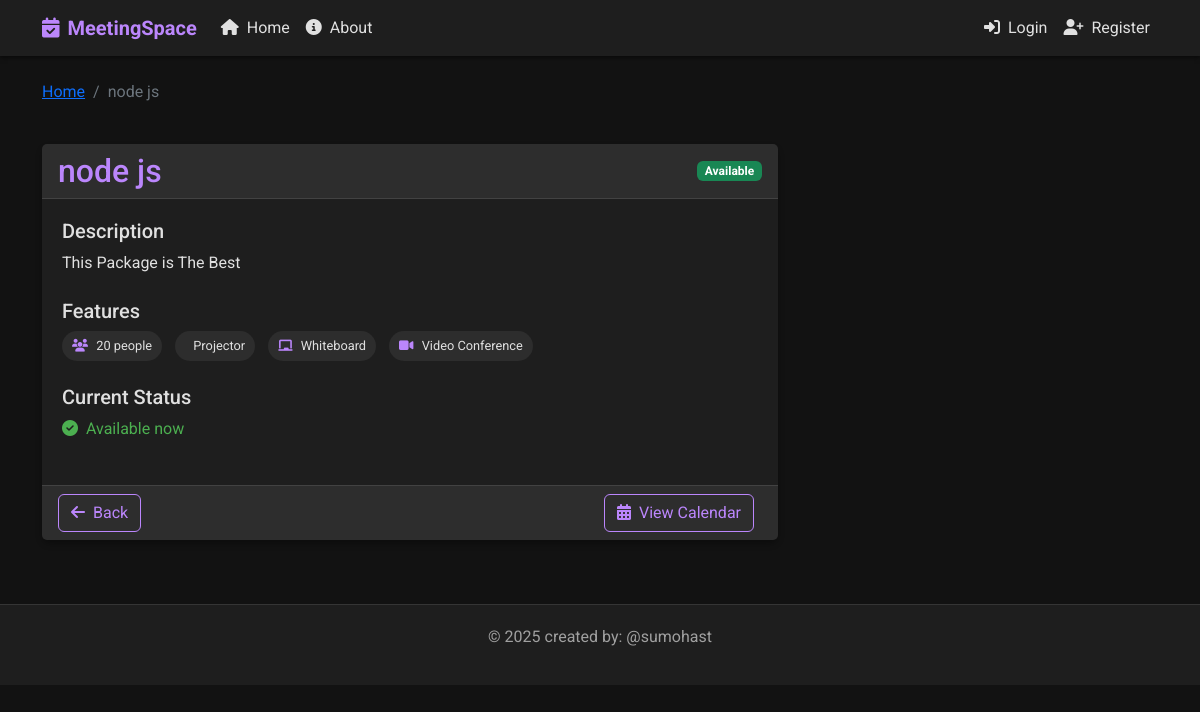
Page /room/6/ on the committed database.
### base/models.py (models this page shows, shortened)
class Room(models.Model):
    name = models.CharField(max_length=100)
    capacity = models.IntegerField(default=10)
    has_projector = models.BooleanField(default=False)
    has_whiteboard = models.BooleanField(default=False)
    has_video_conference = models.BooleanField(default=False)
    description = models.TextField(null=True, blank=True)
    created = models.DateTimeField(auto_now_add=True)
    updated = models.DateTimeField(auto_now=True)
    class Meta: # this class is used to define metadata for the model , for example when we want to sort the rooms by name
        ordering = ['name']
    def get_current_status(self): # this function returns the current status of the room (occupied/free)
        now = datetime.now()
        today = now.date()
        current_time = now.time()
        active_reservation = self.reservation_set.filter(
            date=today,
            start_time__lte=current_time,
            end_time__gt=current_time
        ).first()
        if active_reservation:
            return {
                'status': 'occupied',
                'reservation': active_reservation
            }
        else:
            return {
                'status': 'free',
                'next_reservation': self.reservation_set.filter(
                    date=today,
                    start_time__gt=current_time
                ).order_by('start_time').first()
            }
    def get_available_time_slots(self, date): # this function returns available time slots for a given date
        business_hours = [(datetime.strptime(f"{i}:00", "%H:%M").time(),
                          datetime.strptime(f"{i+1}:00", "%H:%M").time())
                          for i in range(6, 22)]
        reservations = self.reservation_set.filter(date=date)
        booked_slots = [(res.start_time, res.end_time) for res in reservations]
        available_slots = []
        for start, end in business_hours:
            is_available = True
            for res_start, res_end in booked_slots:
                if res_start < end and res_end > start:
                    is_available = False
                    break
            if is_available:
                available_slots.append((start, end))
        return available_slots

### base/views.py (the view)
# urls.py: path('room/<str:pk>/', views.room_detail, name="room-detail"),
def room_detail(request, pk):
    room = get_object_or_404(Room, id=pk)
    current_status = room.get_current_status()
    today = datetime.now().date()
    available_slots = room.get_available_time_slots(today)
    upcoming_reservations = Reservation.objects.filter(
        room=room,
        date__gte=today
    ).order_by('date', 'start_time')[:5]
    today_reservations = Reservation.objects.filter(
        room=room,
        date=today
    )
    room_is_full = False
    active_reservation = None
    if current_status['status'] == 'occupied':
        active_reservation = current_status['reservation']
        if hasattr(active_reservation, 'participant_count') and active_reservation.participant_count >= room.capacity:
            room_is_full = True
    context = {
        'room': room,
        'current_status': current_status,
        'available_slots': available_slots,
        'today': today,
        'upcoming_reservations': upcoming_reservations,
        'room_is_full': room_is_full,
        'active_reservation': active_reservation,
    }
    return render(request, 'base/room_detail.html', context)

### templates/base/room_detail.html (shortened to what this page needs)
{% extends 'main.html' %}
{% block content %}
<div class="row mb-4">
    <div class="col-12">
        <nav aria-label="breadcrumb">
            <ol class="breadcrumb">
                <li class="breadcrumb-item"><a href="{% url 'home' %}">Home</a></li>
                <li class="breadcrumb-item active">{{ room.name }}</li>
            </ol>
        </nav>
    </div>
</div>
<div class="row">
    <div class="col-md-8">
        <div class="card mb-4">
            <div class="card-header d-flex justify-content-between align-items-center">
                <h2 class="mb-0">{{ room.name }}</h2>
                {% if current_status.status == 'free' %}
                <span class="badge bg-success">Available</span>
                {% else %}
                <span class="badge bg-danger">Occupied</span>
                {% endif %}
            </div>
            <div class="card-body">
                <div class="mb-4">
                    <h5>Description</h5>
                    <p>{{ room.description }}</p>
                </div>
                <div class="mb-4">
                    <h5>Features</h5>
                    <div class="d-flex flex-wrap gap-2 mt-2">
                        <span class="feature-badge">
                            <i class="fas fa-users"></i> {{ room.capacity }} people
                        </span>
                        {% if room.has_projector %}
                        <span class="feature-badge">
                             Projector
                        </span>
                        {% endif %}
                        {% if room.has_whiteboard %}
                        <span class="feature-badge">
                            <i class="fas fa-chalkboard"></i> Whiteboard
                        </span>
                        {% endif %}
                        {% if room.has_video_conference %}
                        <span class="feature-badge">
                            <i class="fas fa-video"></i> Video Conference
                        </span>
                        {% endif %}
                    </div>
                </div>
                <div class="mb-4">
                    <h5>Current Status</h5>
                    {% if current_status.status == 'free' %}
                    <p class="status-free">
                        <i class="fas fa-check-circle me-1"></i> Available now
                    </p>
                    {% endif %}
                </div>
            </div>
            <div class="card-footer">
                <div class="d-flex justify-content-between">
                    <a href="{% url 'home' %}" class="btn btn-outline-primary">
                        <i class="fas fa-arrow-left me-1"></i> Back
                    </a>
                    <div>
                        <a href="{% url 'room-calendar' room.id %}" class="btn btn-outline-primary me-2">
                            <i class="fas fa-calendar-alt me-1"></i> View Calendar
                        </a>
                    </div>
                </div>
            </div>
        </div>
    </div>
</div>
{% endblock %}

### static/css/dark-theme.css (style rules this page uses)
:root { --dark-bg: #121212; --dark-surface: #1e1e1e; --dark-surface-2: #2d2d2d; --dark-text: #e0e0e0; --dark-text-secondary: #a0a0a0; --primary: #bb86fc; --primary-variant: #3700b3; --secondary: #03dac6; --error: #cf6679; --success: #4caf50; --warning: #ff9800; --info: #2196f3; }
body { background-color: var(--dark-bg); color: var(--dark-text); font-family: 'Roboto', sans-serif; margin: 0; padding: 0; }
.card { background-color: var(--dark-surface); border: none; border-radius: 8px; box-shadow: 0 4px 6px rgba(0, 0, 0, 0.3); margin-bottom: 20px; transition: transform 0.2s, box-shadow 0.2s; }
.card-header { background-color: var(--dark-surface-2); border-bottom: 1px solid rgba(255, 255, 255, 0.1); color: var(--primary); font-weight: bold; }
.card-body { padding: 20px; }
.card-footer { background-color: var(--dark-surface-2); border-top: 1px solid rgba(255, 255, 255, 0.1); }
.btn-outline-primary { color: var(--primary); border-color: var(--primary); }
.status-free { color: var(--success); }
.feature-badge { background-color: var(--dark-surface-2); border-radius: 20px; color: var(--dark-text); display: inline-block; font-size: 0.8rem; margin-right: 5px; padding: 5px 10px; }
.feature-badge i { color: var(--primary); margin-right: 5px; }

### rows in the picture
Room: name "node js", description "This Package is The Best", capacity "20"
